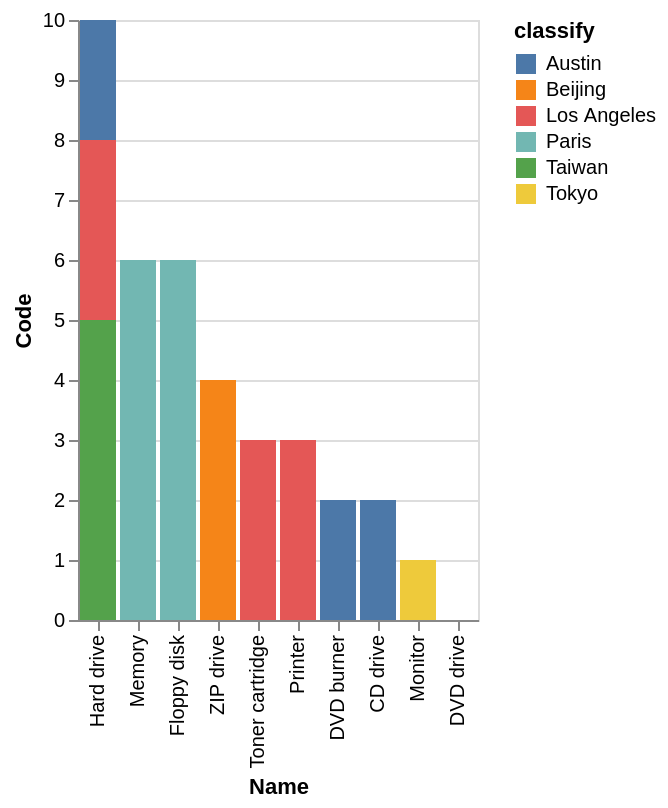

The specification (Vega-Lite) saved for this image:
### Vega-Lite specification from a JSON file in a GitHub repository (floating-point values rounded to 4 significant figures)
{"data": {"values": [{"x_data": "Memory", "y_data": 0, "classify": "Austin"}, {"x_data": "Floppy disk", "y_data": 0, "classify": "Austin"}, {"x_data": "Hard drive", "y_data": 2, "classify": "Austin"}, {"x_data": "DVD drive", "y_data": 0, "classify": "Austin"}, {"x_data": "ZIP drive", "y_data": 0, "classify": "Austin"}, {"x_data": "Toner cartridge", "y_data": 0, "classify": "Austin"}, {"x_data": "Printer", "y_data": 0, "classify": "Austin"}, {"x_data": "DVD burner", "y_data": 2, "classify": "Austin"}, {"x_data": "CD drive", "y_data": 2, "classify": "Austin"}, {"x_data": "Monitor", "y_data": 0, "classify": "Austin"}, {"x_data": "Memory", "y_data": 0, "classify": "Beijing"}, {"x_data": "Floppy disk", "y_data": 0, "classify": "Beijing"}, {"x_data": "Hard drive", "y_data": 0, "classify": "Beijing"}, {"x_data": "DVD drive", "y_data": 0, "classify": "Beijing"}, {"x_data": "ZIP drive", "y_data": 4, "classify": "Beijing"}, {"x_data": "Toner cartridge", "y_data": 0, "classify": "Beijing"}, {"x_data": "Printer", "y_data": 0, "classify": "Beijing"}, {"x_data": "DVD burner", "y_data": 0, "classify": "Beijing"}, {"x_data": "CD drive", "y_data": 0, "classify": "Beijing"}, {"x_data": "Monitor", "y_data": 0, "classify": "Beijing"}, {"x_data": "Memory", "y_data": 0, "classify": "Los Angeles"}, {"x_data": "Floppy disk", "y_data": 0, "classify": "Los Angeles"}, {"x_data": "Hard drive", "y_data": 3, "classify": "Los Angeles"}, {"x_data": "DVD drive", "y_data": 0, "classify": "Los Angeles"}, {"x_data": "ZIP drive", "y_data": 0, "classify": "Los Angeles"}, {"x_data": "Toner cartridge", "y_data": 3, "classify": "Los Angeles"}, {"x_data": "Printer", "y_data": 3, "classify": "Los Angeles"}, {"x_data": "DVD burner", "y_data": 0, "classify": "Los Angeles"}, {"x_data": "CD drive", "y_data": 0, "classify": "Los Angeles"}, {"x_data": "Monitor", "y_data": 0, "classify": "Los Angeles"}, {"x_data": "Memory", "y_data": 6, "classify": "Paris"}, {"x_data": "Floppy disk", "y_data": 6, "classify": "Paris"}, {"x_data": "Hard drive", "y_data": 0, "classify": "Paris"}, {"x_data": "DVD drive", "y_data": 0, "classify": "Paris"}, {"x_data": "ZIP drive", "y_data": 0, "classify": "Paris"}, {"x_data": "Toner cartridge", "y_data": 0, "classify": "Paris"}, {"x_data": "Printer", "y_data": 0, "classify": "Paris"}, {"x_data": "DVD burner", "y_data": 0, "classify": "Paris"}, {"x_data": "CD drive", "y_data": 0, "classify": "Paris"}, {"x_data": "Monitor", "y_data": 0, "classify": "Paris"}, {"x_data": "Memory", "y_data": 0, "classify": "Taiwan"}, {"x_data": "Floppy disk", "y_data": 0, "classify": "Taiwan"}, {"x_data": "Hard drive", "y_data": 5, "classify": "Taiwan"}, {"x_data": "DVD drive", "y_data": 0, "classify": "Taiwan"}, {"x_data": "ZIP drive", "y_data": 0, "classify": "Taiwan"}, {"x_data": "Toner cartridge", "y_data": 0, "classify": "Taiwan"}, {"x_data": "Printer", "y_data": 0, "classify": "Taiwan"}, {"x_data": "DVD burner", "y_data": 0, "classify": "Taiwan"}, {"x_data": "CD drive", "y_data": 0, "classify": "Taiwan"}, {"x_data": "Monitor", "y_data": 0, "classify": "Taiwan"}, {"x_data": "Memory", "y_data": 0, "classify": "Tokyo"}, {"x_data": "Floppy disk", "y_data": 0, "classify": "Tokyo"}, {"x_data": "Hard drive", "y_data": 0, "classify": "Tokyo"}, {"x_data": "DVD drive", "y_data": 0, "classify": "Tokyo"}, {"x_data": "ZIP drive", "y_data": 0, "classify": "Tokyo"}, {"x_data": "Toner cartridge", "y_data": 0, "classify": "Tokyo"}, {"x_data": "Printer", "y_data": 0, "classify": "Tokyo"}, {"x_data": "DVD burner", "y_data": 0, "classify": "Tokyo"}, {"x_data": "CD drive", "y_data": 0, "classify": "Tokyo"}, {"x_data": "Monitor", "y_data": 1, "classify": "Tokyo"}]}, "mark": "bar", "encoding": {"x": {"field": "x_data", "type": "nominal", "title": "Name", "sort": {"op": "sum", "field": "y_data", "order": "descending"}}, "y": {"field": "y_data", "type": "quantitative", "title": "Code"}, "color": {"field": "classify"}}}
